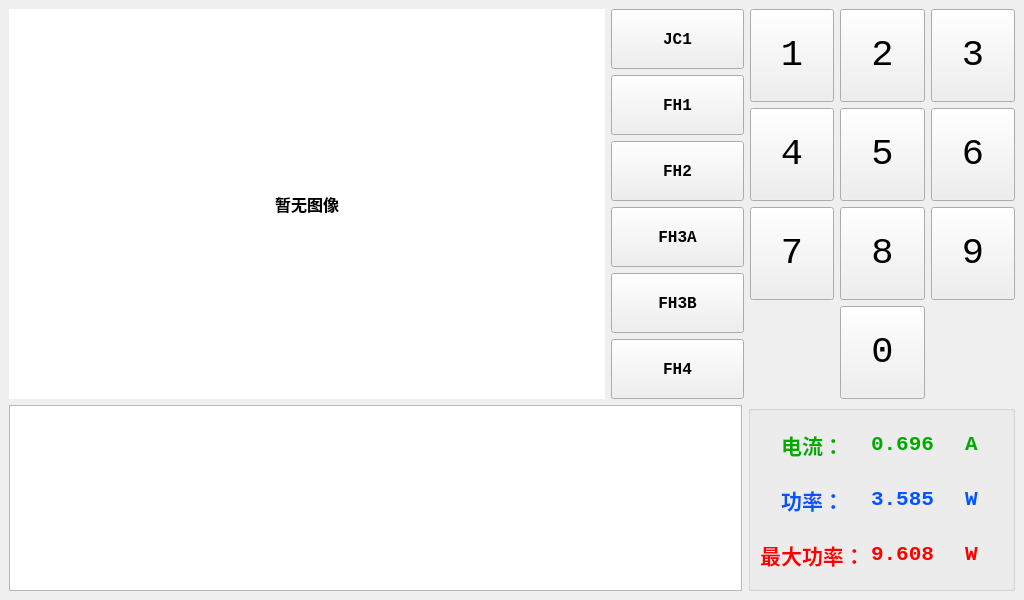
<?xml version="1.0" encoding="UTF-8"?>
<ui version="4.0">
 <class>MainWindow</class>
 <widget class="QMainWindow" name="MainWindow">
  <property name="geometry">
   <rect>
    <x>0</x>
    <y>0</y>
    <width>1024</width>
    <height>600</height>
   </rect>
  </property>
  <property name="font">
   <font>
    <family>Arial</family>
    <pointsize>10</pointsize>
   </font>
  </property>
  <property name="windowTitle">
   <string>基于单目视觉的目标物测量装置</string>
  </property>
  <property name="styleSheet">
   <string notr="true"/>
  </property>
  <widget class="QWidget" name="centralwidget">
   <layout class="QVBoxLayout" name="verticalLayout_2" stretch="2,1">
    <item>
     <layout class="QHBoxLayout" name="horizontalLayout" stretch="9,2,4">
      <item>
       <widget class="QLabel" name="image_label">
        <property name="font">
         <font>
          <family>Consolas</family>
          <pointsize>12</pointsize>
          <weight>75</weight>
          <bold>true</bold>
         </font>
        </property>
        <property name="styleSheet">
         <string notr="true">background-color: rgb(255, 255, 255);</string>
        </property>
        <property name="text">
         <string>暂无图像</string>
        </property>
        <property name="alignment">
         <set>Qt::AlignCenter</set>
        </property>
       </widget>
      </item>
      <item>
       <layout class="QVBoxLayout" name="verticalLayout_4">
        <item>
         <widget class="QPushButton" name="pushButton_JC1">
          <property name="sizePolicy">
           <sizepolicy hsizetype="Minimum" vsizetype="Expanding">
            <horstretch>0</horstretch>
            <verstretch>0</verstretch>
           </sizepolicy>
          </property>
          <property name="minimumSize">
           <size>
            <width>0</width>
            <height>60</height>
           </size>
          </property>
          <property name="font">
           <font>
            <family>Consolas</family>
            <pointsize>12</pointsize>
            <weight>75</weight>
            <bold>true</bold>
           </font>
          </property>
          <property name="text">
           <string>JC1</string>
          </property>
         </widget>
        </item>
        <item>
         <widget class="QPushButton" name="pushButton_FH1">
          <property name="sizePolicy">
           <sizepolicy hsizetype="Minimum" vsizetype="Expanding">
            <horstretch>0</horstretch>
            <verstretch>0</verstretch>
           </sizepolicy>
          </property>
          <property name="minimumSize">
           <size>
            <width>0</width>
            <height>60</height>
           </size>
          </property>
          <property name="font">
           <font>
            <family>Consolas</family>
            <pointsize>12</pointsize>
            <weight>75</weight>
            <bold>true</bold>
           </font>
          </property>
          <property name="text">
           <string>FH1</string>
          </property>
         </widget>
        </item>
        <item>
         <widget class="QPushButton" name="pushButton_FH2">
          <property name="sizePolicy">
           <sizepolicy hsizetype="Minimum" vsizetype="Expanding">
            <horstretch>0</horstretch>
            <verstretch>0</verstretch>
           </sizepolicy>
          </property>
          <property name="minimumSize">
           <size>
            <width>0</width>
            <height>60</height>
           </size>
          </property>
          <property name="font">
           <font>
            <family>Consolas</family>
            <pointsize>12</pointsize>
            <weight>75</weight>
            <bold>true</bold>
           </font>
          </property>
          <property name="text">
           <string>FH2</string>
          </property>
         </widget>
        </item>
        <item>
         <widget class="QPushButton" name="pushButton_FH3A">
          <property name="sizePolicy">
           <sizepolicy hsizetype="Minimum" vsizetype="Expanding">
            <horstretch>0</horstretch>
            <verstretch>0</verstretch>
           </sizepolicy>
          </property>
          <property name="minimumSize">
           <size>
            <width>0</width>
            <height>60</height>
           </size>
          </property>
          <property name="font">
           <font>
            <family>Consolas</family>
            <pointsize>12</pointsize>
            <weight>75</weight>
            <bold>true</bold>
           </font>
          </property>
          <property name="text">
           <string>FH3A</string>
          </property>
         </widget>
        </item>
        <item>
         <widget class="QPushButton" name="pushButton_FH3B">
          <property name="sizePolicy">
           <sizepolicy hsizetype="Minimum" vsizetype="Expanding">
            <horstretch>0</horstretch>
            <verstretch>0</verstretch>
           </sizepolicy>
          </property>
          <property name="minimumSize">
           <size>
            <width>0</width>
            <height>60</height>
           </size>
          </property>
          <property name="font">
           <font>
            <family>Consolas</family>
            <pointsize>12</pointsize>
            <weight>75</weight>
            <bold>true</bold>
           </font>
          </property>
          <property name="text">
           <string>FH3B</string>
          </property>
         </widget>
        </item>
        <item>
         <widget class="QPushButton" name="pushButton_FH4">
          <property name="sizePolicy">
           <sizepolicy hsizetype="Minimum" vsizetype="Expanding">
            <horstretch>0</horstretch>
            <verstretch>0</verstretch>
           </sizepolicy>
          </property>
          <property name="minimumSize">
           <size>
            <width>0</width>
            <height>60</height>
           </size>
          </property>
          <property name="font">
           <font>
            <family>Consolas</family>
            <pointsize>12</pointsize>
            <weight>75</weight>
            <bold>true</bold>
           </font>
          </property>
          <property name="text">
           <string>FH4</string>
          </property>
         </widget>
        </item>
       </layout>
      </item>
      <item>
       <layout class="QGridLayout" name="gridLayout">
        <item row="0" column="0">
         <widget class="QPushButton" name="pushButton_1">
          <property name="sizePolicy">
           <sizepolicy hsizetype="Expanding" vsizetype="Expanding">
            <horstretch>0</horstretch>
            <verstretch>0</verstretch>
           </sizepolicy>
          </property>
          <property name="font">
           <font>
            <family>Consolas</family>
            <pointsize>28</pointsize>
            <weight>50</weight>
            <bold>false</bold>
           </font>
          </property>
          <property name="text">
           <string>1</string>
          </property>
         </widget>
        </item>
        <item row="0" column="1">
         <widget class="QPushButton" name="pushButton_2">
          <property name="sizePolicy">
           <sizepolicy hsizetype="Expanding" vsizetype="Expanding">
            <horstretch>0</horstretch>
            <verstretch>0</verstretch>
           </sizepolicy>
          </property>
          <property name="font">
           <font>
            <family>Consolas</family>
            <pointsize>28</pointsize>
            <weight>50</weight>
            <bold>false</bold>
           </font>
          </property>
          <property name="text">
           <string>2</string>
          </property>
         </widget>
        </item>
        <item row="0" column="2">
         <widget class="QPushButton" name="pushButton_3">
          <property name="sizePolicy">
           <sizepolicy hsizetype="Expanding" vsizetype="Expanding">
            <horstretch>0</horstretch>
            <verstretch>0</verstretch>
           </sizepolicy>
          </property>
          <property name="font">
           <font>
            <family>Consolas</family>
            <pointsize>28</pointsize>
            <weight>50</weight>
            <bold>false</bold>
           </font>
          </property>
          <property name="text">
           <string>3</string>
          </property>
         </widget>
        </item>
        <item row="1" column="0">
         <widget class="QPushButton" name="pushButton_4">
          <property name="sizePolicy">
           <sizepolicy hsizetype="Expanding" vsizetype="Expanding">
            <horstretch>0</horstretch>
            <verstretch>0</verstretch>
           </sizepolicy>
          </property>
          <property name="font">
           <font>
            <family>Consolas</family>
            <pointsize>28</pointsize>
            <weight>50</weight>
            <bold>false</bold>
           </font>
          </property>
          <property name="text">
           <string>4</string>
          </property>
         </widget>
        </item>
        <item row="1" column="1">
         <widget class="QPushButton" name="pushButton_5">
          <property name="sizePolicy">
           <sizepolicy hsizetype="Expanding" vsizetype="Expanding">
            <horstretch>0</horstretch>
            <verstretch>0</verstretch>
           </sizepolicy>
          </property>
          <property name="font">
           <font>
            <family>Consolas</family>
            <pointsize>28</pointsize>
            <weight>50</weight>
            <bold>false</bold>
           </font>
          </property>
          <property name="text">
           <string>5</string>
          </property>
         </widget>
        </item>
        <item row="1" column="2">
         <widget class="QPushButton" name="pushButton_6">
          <property name="sizePolicy">
           <sizepolicy hsizetype="Expanding" vsizetype="Expanding">
            <horstretch>0</horstretch>
            <verstretch>0</verstretch>
           </sizepolicy>
          </property>
          <property name="font">
           <font>
            <family>Consolas</family>
            <pointsize>28</pointsize>
            <weight>50</weight>
            <bold>false</bold>
           </font>
          </property>
          <property name="text">
           <string>6</string>
          </property>
         </widget>
        </item>
        <item row="2" column="0">
         <widget class="QPushButton" name="pushButton_7">
          <property name="sizePolicy">
           <sizepolicy hsizetype="Expanding" vsizetype="Expanding">
            <horstretch>0</horstretch>
            <verstretch>0</verstretch>
           </sizepolicy>
          </property>
          <property name="font">
           <font>
            <family>Consolas</family>
            <pointsize>28</pointsize>
            <weight>50</weight>
            <bold>false</bold>
           </font>
          </property>
          <property name="text">
           <string>7</string>
          </property>
         </widget>
        </item>
        <item row="2" column="1">
         <widget class="QPushButton" name="pushButton_8">
          <property name="sizePolicy">
           <sizepolicy hsizetype="Expanding" vsizetype="Expanding">
            <horstretch>0</horstretch>
            <verstretch>0</verstretch>
           </sizepolicy>
          </property>
          <property name="font">
           <font>
            <family>Consolas</family>
            <pointsize>28</pointsize>
            <weight>50</weight>
            <bold>false</bold>
           </font>
          </property>
          <property name="text">
           <string>8</string>
          </property>
         </widget>
        </item>
        <item row="2" column="2">
         <widget class="QPushButton" name="pushButton_9">
          <property name="sizePolicy">
           <sizepolicy hsizetype="Expanding" vsizetype="Expanding">
            <horstretch>0</horstretch>
            <verstretch>0</verstretch>
           </sizepolicy>
          </property>
          <property name="font">
           <font>
            <family>Consolas</family>
            <pointsize>28</pointsize>
            <weight>50</weight>
            <bold>false</bold>
           </font>
          </property>
          <property name="text">
           <string>9</string>
          </property>
         </widget>
        </item>
        <item row="3" column="1">
         <widget class="QPushButton" name="pushButton_0">
          <property name="sizePolicy">
           <sizepolicy hsizetype="Expanding" vsizetype="Expanding">
            <horstretch>0</horstretch>
            <verstretch>0</verstretch>
           </sizepolicy>
          </property>
          <property name="font">
           <font>
            <family>Consolas</family>
            <pointsize>28</pointsize>
            <weight>50</weight>
            <bold>false</bold>
           </font>
          </property>
          <property name="text">
           <string>0</string>
          </property>
         </widget>
        </item>
       </layout>
      </item>
     </layout>
    </item>
    <item>
     <layout class="QHBoxLayout" name="horizontalLayout_2" stretch="11,4">
      <item>
       <widget class="QTextEdit" name="textEdit"/>
      </item>
      <item>
       <widget class="QGroupBox" name="groupBox">
        <property name="font">
         <font>
          <family>Consolas</family>
          <pointsize>12</pointsize>
          <weight>75</weight>
          <bold>true</bold>
         </font>
        </property>
        <property name="title">
         <string/>
        </property>
        <layout class="QVBoxLayout" name="verticalLayout">
         <item>
          <layout class="QGridLayout" name="gridLayout_2" rowstretch="1,1,1">
           <item row="0" column="0">
            <widget class="QLabel" name="label_2">
             <property name="font">
              <font>
               <family>Consolas</family>
               <pointsize>16</pointsize>
               <weight>75</weight>
               <bold>true</bold>
              </font>
             </property>
             <property name="styleSheet">
              <string notr="true">color: rgb(0, 170, 0);</string>
             </property>
             <property name="text">
              <string>电流：</string>
             </property>
             <property name="alignment">
              <set>Qt::AlignCenter</set>
             </property>
            </widget>
           </item>
           <item row="0" column="1">
            <widget class="QLabel" name="label_current_var">
             <property name="font">
              <font>
               <family>Consolas</family>
               <pointsize>16</pointsize>
               <weight>75</weight>
               <bold>true</bold>
              </font>
             </property>
             <property name="styleSheet">
              <string notr="true">color: rgb(0, 170, 0);</string>
             </property>
             <property name="text">
              <string>0.696</string>
             </property>
             <property name="alignment">
              <set>Qt::AlignCenter</set>
             </property>
            </widget>
           </item>
           <item row="0" column="2">
            <widget class="QLabel" name="label_3">
             <property name="font">
              <font>
               <family>Consolas</family>
               <pointsize>16</pointsize>
               <weight>75</weight>
               <bold>true</bold>
              </font>
             </property>
             <property name="styleSheet">
              <string notr="true">color: rgb(0, 170, 0);</string>
             </property>
             <property name="text">
              <string>A</string>
             </property>
             <property name="alignment">
              <set>Qt::AlignCenter</set>
             </property>
            </widget>
           </item>
           <item row="1" column="0">
            <widget class="QLabel" name="label_5">
             <property name="font">
              <font>
               <family>Consolas</family>
               <pointsize>16</pointsize>
               <weight>75</weight>
               <bold>true</bold>
              </font>
             </property>
             <property name="styleSheet">
              <string notr="true">color: rgb(0, 85, 255);</string>
             </property>
             <property name="text">
              <string>功率：</string>
             </property>
             <property name="alignment">
              <set>Qt::AlignCenter</set>
             </property>
            </widget>
           </item>
           <item row="1" column="1">
            <widget class="QLabel" name="label_power_var">
             <property name="font">
              <font>
               <family>Consolas</family>
               <pointsize>16</pointsize>
               <weight>75</weight>
               <bold>true</bold>
              </font>
             </property>
             <property name="styleSheet">
              <string notr="true">color: rgb(0, 85, 255);</string>
             </property>
             <property name="text">
              <string>3.585</string>
             </property>
             <property name="alignment">
              <set>Qt::AlignCenter</set>
             </property>
            </widget>
           </item>
           <item row="1" column="2">
            <widget class="QLabel" name="label_7">
             <property name="font">
              <font>
               <family>Consolas</family>
               <pointsize>16</pointsize>
               <weight>75</weight>
               <bold>true</bold>
              </font>
             </property>
             <property name="styleSheet">
              <string notr="true">color: rgb(0, 85, 255);</string>
             </property>
             <property name="text">
              <string>W</string>
             </property>
             <property name="alignment">
              <set>Qt::AlignCenter</set>
             </property>
            </widget>
           </item>
           <item row="2" column="0">
            <widget class="QLabel" name="label_8">
             <property name="font">
              <font>
               <family>Consolas</family>
               <pointsize>16</pointsize>
               <weight>75</weight>
               <bold>true</bold>
              </font>
             </property>
             <property name="styleSheet">
              <string notr="true">color: rgb(255, 0, 0);</string>
             </property>
             <property name="text">
              <string>最大功率：</string>
             </property>
             <property name="alignment">
              <set>Qt::AlignCenter</set>
             </property>
            </widget>
           </item>
           <item row="2" column="1">
            <widget class="QLabel" name="label_max_power_var">
             <property name="font">
              <font>
               <family>Consolas</family>
               <pointsize>16</pointsize>
               <weight>75</weight>
               <bold>true</bold>
              </font>
             </property>
             <property name="styleSheet">
              <string notr="true">color: rgb(255, 0, 0);</string>
             </property>
             <property name="text">
              <string>9.608</string>
             </property>
             <property name="alignment">
              <set>Qt::AlignCenter</set>
             </property>
            </widget>
           </item>
           <item row="2" column="2">
            <widget class="QLabel" name="label_10">
             <property name="font">
              <font>
               <family>Consolas</family>
               <pointsize>16</pointsize>
               <weight>75</weight>
               <bold>true</bold>
              </font>
             </property>
             <property name="styleSheet">
              <string notr="true">color: rgb(255, 0, 0);</string>
             </property>
             <property name="text">
              <string>W</string>
             </property>
             <property name="alignment">
              <set>Qt::AlignCenter</set>
             </property>
            </widget>
           </item>
          </layout>
         </item>
        </layout>
       </widget>
      </item>
     </layout>
    </item>
   </layout>
  </widget>
 </widget>
 <resources/>
 <connections/>
</ui>
